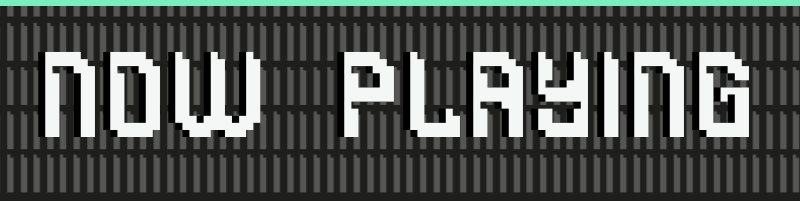
#> input picture nowplaying.png, 800 x 201 px
$ python -i leeloo_album_art.py   (imports and definitions only)
#> lines starting #> are read from the running program, lines starting #| are printed output that depends on the picture
#!/usr/bin/env python3
"""
LEELOO Album Art Utility
Centralized album art handling - ensures ALL album art is created at correct size (243x304)
"""
import os
import hashlib
import requests
from PIL import Image, ImageDraw, ImageFont
from io import BytesIO

# Album art dimensions (LEELOO standard size)
ALBUM_ART_WIDTH = 243
ALBUM_ART_HEIGHT = 244  # Top portion for album art
SCANCODE_HEIGHT = 60    # Bottom bar height
TOTAL_HEIGHT = 304      # Total: 244 + 60 = 304

# Path to custom "Now Playing" bar image
LEELOO_HOME = "/home/pi/leeloo-ui"
NOW_PLAYING_PNG = os.path.join(LEELOO_HOME, "nowplaying.png")


# [13 lines left out: function get_album_art_path, not called in this run]


def create_now_playing_image(album_art_img):
    """
    Create 243x304 image with album art + "Now Playing" bar.
    Uses nowplaying.png if available, falls back to text.

    Args:
        album_art_img: PIL Image object of album art

    Returns:
        PIL Image (243x304) with "Now Playing" bar
    """
    # Resize album art to 243x244
    img_resized = album_art_img.resize((ALBUM_ART_WIDTH, ALBUM_ART_HEIGHT), Image.Resampling.LANCZOS)

    # Create full image (243x304)
    full_img = Image.new('RGB', (ALBUM_ART_WIDTH, TOTAL_HEIGHT), color=(26, 29, 46))

    # Paste album art at top
    full_img.paste(img_resized, (0, 0))

    bar_top = ALBUM_ART_HEIGHT

    # Try to use the custom nowplaying.png
    if os.path.exists(NOW_PLAYING_PNG):
        try:
            np_img = Image.open(NOW_PLAYING_PNG).convert('RGBA')
            # Stretch to fill the entire scancode box (243x60)
            np_resized = np_img.resize((ALBUM_ART_WIDTH, SCANCODE_HEIGHT), Image.Resampling.LANCZOS)
            # Paste directly at the bar position — fills the whole box
            full_img.paste(np_resized, (0, bar_top), np_resized if np_resized.mode == 'RGBA' else None)
            return full_img
        except Exception as e:
            print(f"   ⚠️  Could not load nowplaying.png: {e}, falling back to text")

    # Fallback: draw text
    draw = ImageDraw.Draw(full_img)
    try:
        font = ImageFont.truetype("/usr/share/fonts/truetype/dejavu/DejaVuSans.ttf", 14)
    except:
        font = ImageFont.load_default()

    text = "Now Playing"
    bbox = draw.textbbox((0, 0), text, font=font)
    text_width = bbox[2] - bbox[0]
    text_height = bbox[3] - bbox[1]

    text_x = (ALBUM_ART_WIDTH - text_width) // 2
    text_y = bar_top + (SCANCODE_HEIGHT - text_height) // 2

    draw.text((text_x, text_y), text, fill=(167, 175, 212), font=font)

    return full_img


# [88 lines left out: functions create_shared_image, download_and_create_album_art, not called in this run]


# [6 lines not run here, left out]

>>> import cv2
>>> picture = cv2.imread('nowplaying.png', cv2.IMREAD_GRAYSCALE)
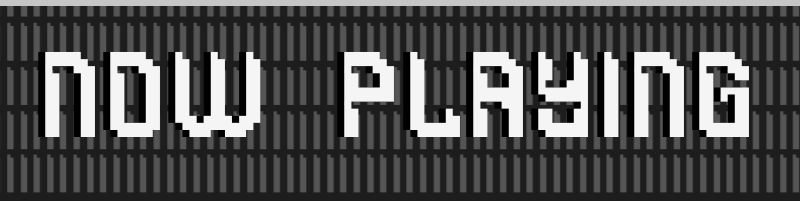
#> picture: shape (201, 800); min 0, max 245, mean 82.2
#> (the run stopped early here; a loop or call above may not have finished)
